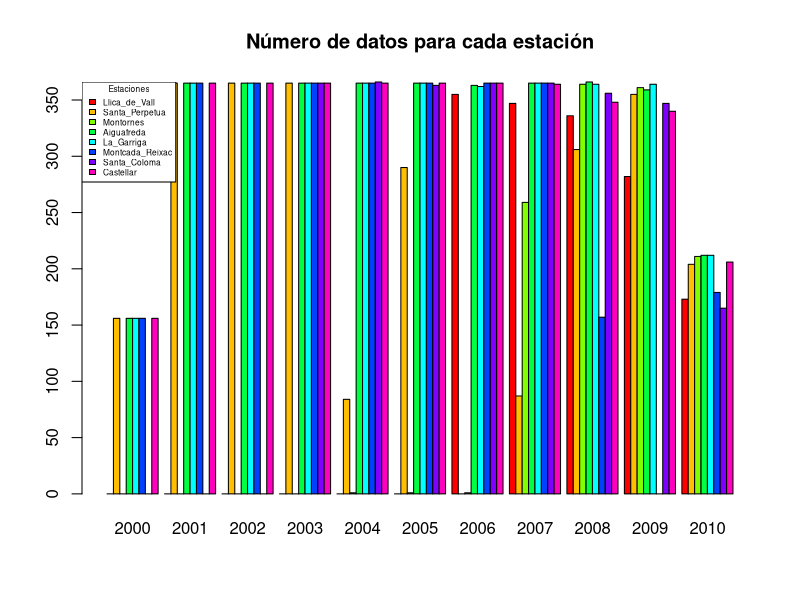
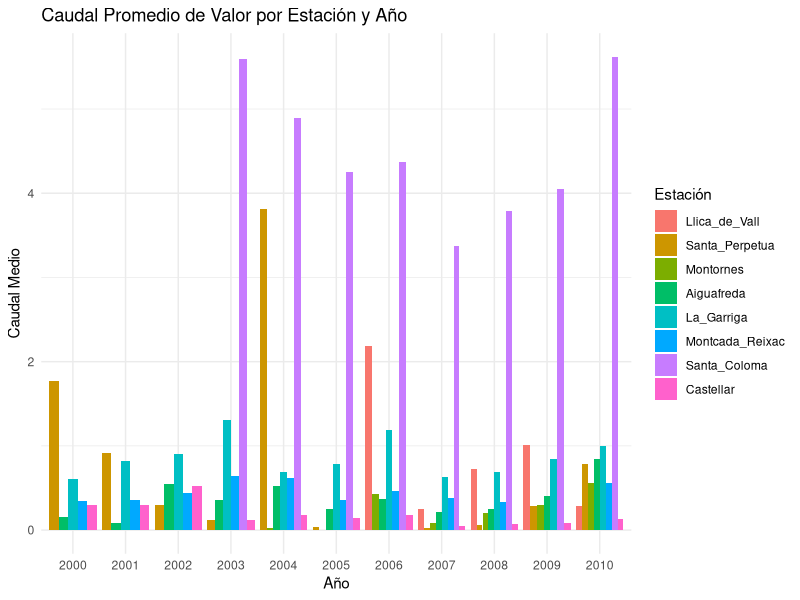
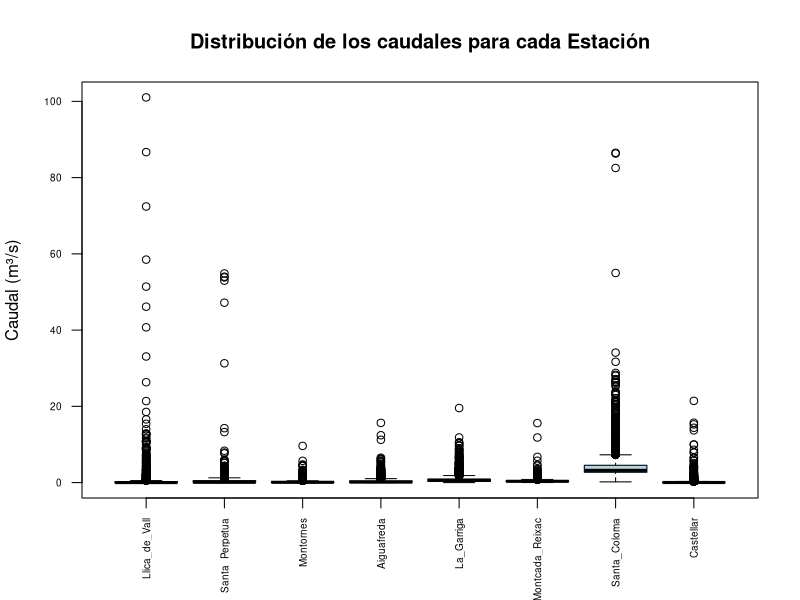
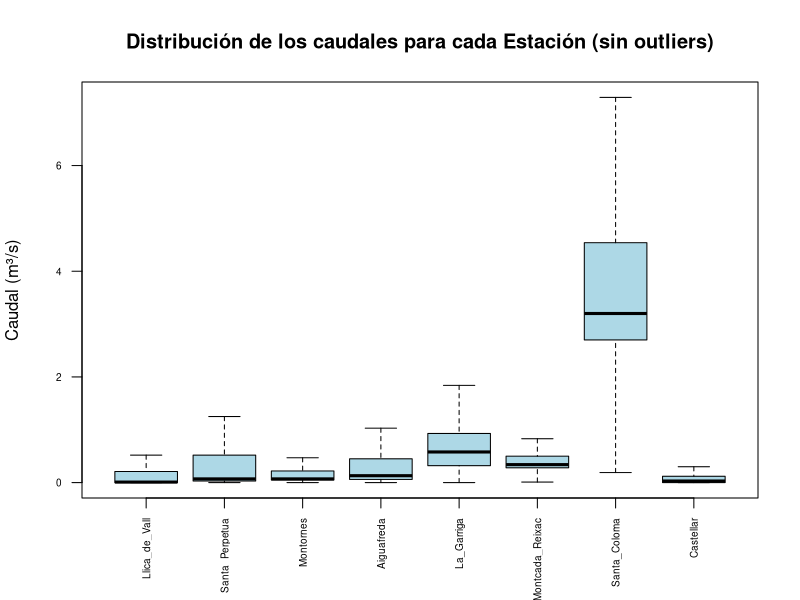
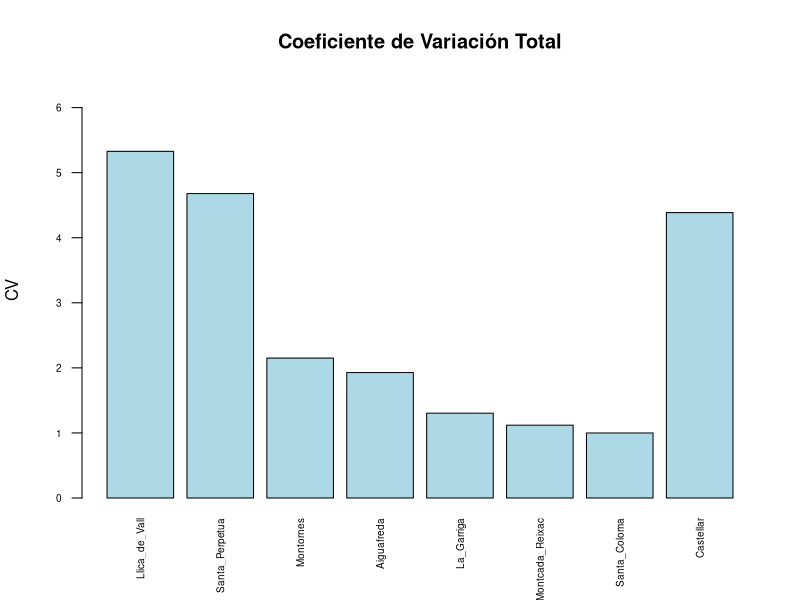

Generate these figures, in order, with R: (Note: this script raises an error after producing the figures.)
# Solución Ejercicio Propuesto Master Hidrología

# 1. CARGA DEL FICHERO DE DATOS
setwd("C:/Users/sarao/Desktop/UAH/202425/1HidrologiaSuperficial/T1Estadistica/Estadística_Anexo I/")
TotalDat <- read.csv("./DatosCaudalesBesos.csv")

# 2. Inspección de los datos
str(TotalDat)     # Estructura de los datos
head(TotalDat)    # Ver las primeras filas
names(TotalDat)   # Ver los nombres de las variables

# 3. Modificación de los tipos de datos y creación nuevas variables
TotalDat$Estacio <- as.factor(TotalDat$Estacio)  # Convertir 'Estacio' a factor
unique(TotalDat$Estacio)  # Ver los valores únicos de la variable 'Estacio'

# 3.1 Renombrar con nombres cortos las estaciones de aforo y medida
# Nombres actuales
levels(TotalDat$Estacio)

# Definir los nuevos nombres cortos
nuevos_nombres <- c("Llica_de_Vall", 
                    "Santa_Perpetua", 
                    "Montornes", 
                    "Aiguafreda", 
                    "La_Garriga", 
                    "Montcada_Reixac", 
                    "Santa_Coloma", 
                    "Castellar")

# Asignar los nuevos nombres a los niveles del factor 'Estacio'
levels(TotalDat$Estacio) <- nuevos_nombres
head(TotalDat)

############################
# 3.2 Asegurarse de que la columna 'Dia' esté en formato de fecha
TotalDat$Fecha <- as.Date(TotalDat$Dia, format = "%m/%d/%Y")

# Extraer el año correctamente ahora que la columna 'Fecha' está en el formato correcto
TotalDat$year <- format(TotalDat$Fecha, "%Y")

# Verificar si se creó la columna 'year'
head(TotalDat)

#######################################
# Verificar los nuevos nombres de las estaciones
unique(TotalDat$Estacio)
str(TotalDat)
length(unique(TotalDat$Estacio))  # Ver cuántas estaciones únicas hay

# 3.3 Creación de nuevas variables (mes, año)
TotalDat$Mes <- as.numeric(format(TotalDat$Fecha, "%m"))  # Extraer el mes
TotalDat$Year <- as.numeric(format(TotalDat$Fecha, "%Y")) # Extraer el año

# 3.4 Mostrar las primeras filas para revisar las nuevas variables
head(TotalDat)

# 4. Cuántos datos tiene cada estación
table(TotalDat$Estacio)

#######################################
# 5 Detección y eliminación de datos duplicados
DF_Monitor <- TotalDat[TotalDat$Estacio == "Montornes", ]

# Ordenar el dataframe por la columna 'Fecha'
DF_Monitor <- DF_Monitor[order(DF_Monitor$Fecha), ]
head(DF_Monitor)

# Para eliminar las filas duplicadas
TotalDat <- unique(TotalDat)

# Ver la tabla de frecuencia para la variable 'Estacio'
table(TotalDat$Estacio)

# 5. Distribución del número de datos por estaciones y años
tabla_contingencia <- table(TotalDat$Estacio, TotalDat$year)

# Crear el gráfico de barras
barplot(tabla_contingencia, beside = TRUE,
        col = rainbow(nrow(tabla_contingencia)),
        main = "Número de datos para cada estación")

# Añadir la leyenda al gráfico
legend("topleft", legend = rownames(tabla_contingencia), 
       fill = rainbow(nrow(tabla_contingencia)), 
       title = "Estaciones", ncol = 1, cex = 0.5)

#########################################
# 5. Análisis estadístico de los caudales
mean(TotalDat$Valor, na.rm = TRUE)      # Media del caudal
median(TotalDat$Valor, na.rm = TRUE)    # Mediana del caudal
min(TotalDat$Valor, na.rm = TRUE)       # Mínimo valor del caudal
max(TotalDat$Valor, na.rm = TRUE)       # Máximo valor del caudal
quantile(TotalDat$Valor, 0.25, na.rm = TRUE)  # Primer cuartil (Q1)
quantile(TotalDat$Valor, 0.75, na.rm = TRUE)  # Tercer cuartil (Q3)
sd(TotalDat$Valor, na.rm = TRUE)        # Desviación estándar del caudal

# 6. Análisis descriptivo para cada grupo (por estación)
aggregate(Valor ~ Estacio, data = TotalDat, FUN = mean)   # Valor medio
aggregate(Valor ~ Estacio, data = TotalDat, FUN = median) # Valor mediano
aggregate(Valor ~ Estacio, data = TotalDat, FUN = max)    # Mayor caudal
aggregate(Valor ~ Estacio, data = TotalDat, FUN = min)    # Menor caudal
aggregate(Valor ~ Estacio, data = TotalDat, FUN = function(x) quantile(x, probs = 0.75))  # Tercer cuartil
aggregate(Valor ~ Estacio, data = TotalDat, FUN = function(x) quantile(x, probs = 0.95))  # Percentil 95
aggregate(Valor ~ Estacio, data = TotalDat, FUN = function(x) quantile(x, probs = 0.25))  # Primer cuartil

#########################
# Calcular el caudal mediano por estación y año
DF_Q_medianoAnual <- aggregate(Valor ~ Estacio + Year, data = TotalDat, FUN = median)

# Calcular el caudal medio por estación y año
DF_Q_mediaAnual <- aggregate(Valor ~ Estacio + Year, data = TotalDat, FUN = mean)

# Graficar los resultados usando ggplot2
library(ggplot2)
ggplot(DF_Q_mediaAnual, aes(x = factor(Year), y = Valor, fill = Estacio)) +
  geom_bar(stat = "identity", position = "dodge") +
  labs(title = "Caudal Promedio de Valor por Estación y Año",
       x = "Año", y = "Caudal Medio", fill = "Estación") +
  theme_minimal()

#################
# VARIABILIDAD
# Calcular la desviación estándar (variabilidad) de los datos por estación
aggregate(Valor ~ Estacio, data = TotalDat, FUN = sd)

# Graficar mediante un boxplot la distribución de los caudales para cada estación
par(cex.axis = 0.6)  # Reducir el tamaño de las etiquetas del eje
boxplot(Valor ~ Estacio, data = TotalDat, col = "lightblue", las = 2,
        main = "Distribución de los caudales para cada Estación",
        xlab = "", ylab = "Caudal (m³/s)")

# Graficar otro boxplot sin outliers
boxplot(Valor ~ Estacio, data = TotalDat, col = "lightblue", las = 2,
        main = "Distribución de los caudales para cada Estación (sin outliers)",
        xlab = "", ylab = "Caudal (m³/s)", outline = FALSE)

# Calcular el coeficiente de variación (CV) para cada estación
# Definiendo una función para calcular el CV
funcCV <- function(x) {
  return(sd(x) / mean(x))
}

# Aplicar la función CV a cada estación
cv <- aggregate(Valor ~ Estacio, data = TotalDat, FUN = funcCV)

# Graficar el coeficiente de variación mediante un gráfico de barras
barplot(cv$Valor, names.arg = cv$Estacio, col = "lightblue",
        ylim = c(0, max(cv$Valor) * 1.2), 
        main = "Coeficiente de Variación Total", 
        xlab = "", ylab = "CV", las = 2)

############################################
# NUEVA SECCIÓN - Análisis gráfico y estadístico adicional

# Boxplot de los valores de caudal
boxplot(DF_st$Valor, col = "cyan", xlab = "Nombre Estación", ylab = "Caudal", outline = TRUE)

# Añadir una línea horizontal en el valor medio
media <- mean(DF_st$Valor, na.rm = TRUE)
abline(h = media, col = "red", lty = 2)

# Histograma de la distribución estadística de los datos
par(mfrow = c(1, 2))  # Dividir la ventana gráfica en dos para mostrar dos gráficos juntos
hist(DF_st$Valor, breaks = 200)  # Histograma de los valores de caudal

# Filtrar valores menores de 5 y que no sean NA
st1_nout <- DF_st$Valor[DF_st$Valor < 5 & !is.na(DF_st$Valor)]

# Crear un nuevo histograma con los valores filtrados
hist(st1_nout, prob = TRUE)
lines(density(st1_nout), type = "l", lwd = 3, col = "red")

###############
# 4.3 Análisis de los caudales de una estación de aforo concreta

# Ver los nombres únicos de las estaciones
unique(TotalDat$Estacio)

# Seleccionar una estación en particular
nombreST <- "Llica_de_Vall"  # Puedes cambiar el nombre de la estación por cualquier otra

# Filtrar los datos para la estación seleccionada
DF_st <- subset(TotalDat, Estacio == nombreST)

# Calcular el valor mínimo y máximo del caudal en la estación seleccionada
min(DF_st$Valor)
max(DF_st$Valor)

# Ver la tabla de frecuencia de los caudales para la estación seleccionada
table(DF_st$Valor)

# Graficar un boxplot para los valores de caudal de la estación seleccionada
par(mfrow = c(1, 2))  # Dividir la ventana gráfica en dos
boxplot(DF_st$Valor, col = "cyan", xlab = nombreST, ylab = "Caudal", outline = TRUE)
boxplot(DF_st$Valor, col = "cyan", xlab = nombreST, ylab = "Caudal", outline = FALSE)  # Sin outliers


############################################
# 5. Evolución temporal de los caudales

# Ver los nombres únicos de las estaciones
unique(TotalDat$Estacio)

# Seleccionar una estación específica
nombreST <- "Castellar"  # Puedes cambiar el nombre de la estación según tus datos

# Filtrar los datos para la estación seleccionada
DF_St <- subset(TotalDat, Estacio == nombreST)

# Graficar la serie temporal de los valores de caudal
plot(DF_St$Valor, type = "l", xlab = "Observaciones", ylab = "Caudal (m³/s)", 
     main = paste("Evolución temporal de los caudales - Estación:", nombreST))

# Ordenar los datos de acuerdo a la fecha y volver a graficar
DF_St <- DF_St[order(DF_St$Fecha), ]
plot(DF_St$Valor, type = "l", xlab = "Días", ylab = "Caudal (m³/s)", 
     main = paste("Evolución temporal de los caudales ordenados - Estación:", nombreST))

# Calcular el cuantil 99% (Q99) para visualizar los valores más altos
q99 <- quantile(DF_St$Valor, 0.99, na.rm = TRUE)

# Añadir una línea para el cuantil 99% en la gráfica
abline(h = q99, col = "red", lty = 2)

# Agregar una leyenda para identificar la línea roja del cuantil 99%
legend("topright", legend = paste("Q99 =", round(q99, 2)), col = "red", lty = 2)


############################################!!!!!!!!!!!!!!! CURVA CAUDAL
# CURVA DE DURACIÓN DE CAUDAL Y PERIODO DE RETORNO

# 1. Ordenar los datos de caudal en orden descendente
# Esto es importante para que los valores más altos aparezcan primero.
sorted_caudal <- sort(DF_st$Valor, decreasing = TRUE)

# 2. Calcular la probabilidad de excedencia para cada valor de caudal
# La probabilidad de excedencia es la probabilidad de que un valor de caudal 
# específico sea igualado o superado en cualquier punto en el tiempo.
n <- length(sorted_caudal)  # El número total de observaciones
probabilidad_excedencia <- (1:n) / n  # Probabilidad de excedencia

# 3. Graficar la curva de duración de caudal
plot(sorted_caudal, probabilidad_excedencia, type = "s", 
     xlab = "Caudal", ylab = "Probabilidad de Excedencia", 
     main = "Curva de Duración de Caudal")

# Nota: El argumento `type = "s"` en `plot()` es importante porque asegura que 
# la curva de duración de caudal tenga un aspecto escalonado, lo cual es habitual 
# en este tipo de gráficas.

############################################
# Cálculo del periodo de retorno para un caudal objetivo

# 4. Definir un caudal objetivo para calcular el periodo de retorno
caudal_objetivo <- 14  # Definir el caudal objetivo en m³/s

# Usar la función ecdf() para crear una función de distribución empírica
funcion_ecdf <- ecdf(sorted_caudal)

# Calcular la probabilidad de que el caudal supere el valor del caudal objetivo
probabilidad_superar <- 1 - funcion_ecdf(caudal_objetivo)

# Calcular el periodo de retorno
periodo_retorno <- 1 / probabilidad_superar

# Imprimir el resultado
cat("El periodo de retorno para un caudal superior a", caudal_objetivo, 
    "m³/s es aproximadamente:", periodo_retorno, "días\n")

############################################
# NUEVA SECCIÓN - Análisis de caudales para una estación específica

# Ver los nombres únicos de las estaciones
unique(TotalDat$Estacio)

# Seleccionar una estación específica
nombreST <- "Llica_de_Vall"  # Puedes cambiar el nombre de la estación a la que desees analizar

# Filtrar los datos para la estación seleccionada
DF_st <- subset(TotalDat, Estacio == nombreST)

# Verificar si el objeto se creó correctamente
head(DF_st)

# Boxplot de los valores de caudal
boxplot(DF_st$Valor, col = "cyan", xlab = nombreST, ylab = "Caudal", outline = TRUE)

# Añadir una línea horizontal en el valor medio
media <- mean(DF_st$Valor, na.rm = TRUE)
abline(h = media, col = "red", lty = 2)


